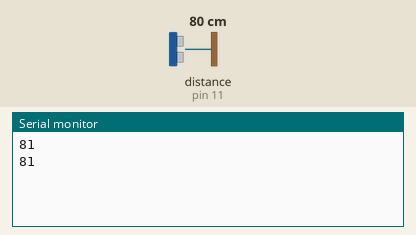
Simulated run of this sketch. Board: Arduino Uno, built with avr-gcc and run on an emulated ATmega328P. Shown: the last lines printed to the serial monitor. The test bench sets the inputs (shaded band); at power-on: distance to the obstacle (sensor on pin 11) 80 cm. The echo pulse lasts 58.3 µs per cm.

Above: at 2.8 s.
2.9 s: distance to the obstacle (sensor on pin 11) set to 2 cm
At 3.8 s:
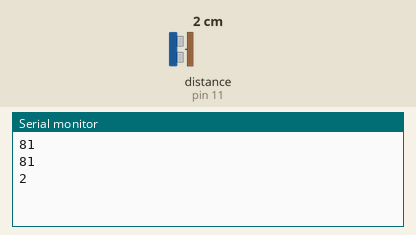
4.4 s: distance to the obstacle (sensor on pin 11) set to 4 cm
At 5.4 s:
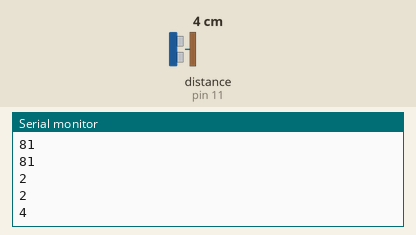
Timing chart, 0 to 7.4 s (numbered marks = the images above; inputs shaded):
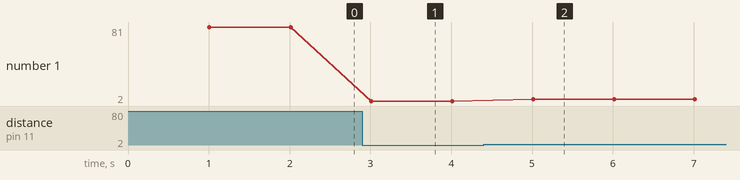

The sketch:

readURsensor.ino
```cpp
#include <NewPing.h>

#define TRIGGER_PIN  12
#define ECHO_PIN     11
#define MAX_DISTANCE 200 // In cm

NewPing sonar(TRIGGER_PIN, ECHO_PIN, MAX_DISTANCE); // Create NewPing object.

void setup() {
  Serial.begin(9600); // Open serial monitor at 115200 baud to see ping results.
}

void loop() {
  delay(1000); // Wait a second before each collection, easier for js to handle?
  Serial.println(sonar.ping_cm()); // Printed to serial, also will be read by node
}
```

Measured:
- after the input at 2.9 s, the serial monitor: prints a new line after 0.11 s (image 1)
- after the input at 4.4 s, the serial monitor: prints a new line after 0.61 s (image 2)
- plotted number 1: 81 → 2 after the input at 2.9 s, 2 → 4 after the input at 4.4 s
